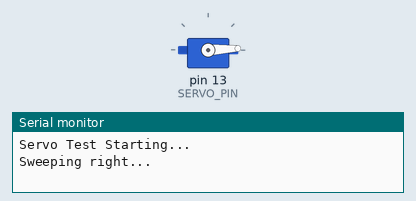
This sketch was run on a simulated Arduino Uno, built with avr-gcc and run on an emulated ATmega328P. Parts: servo, the last lines printed to the serial monitor.

Above: at 0.05 s.
At 1.55 s:
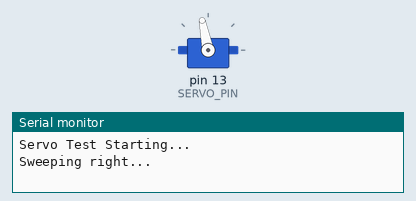
At 3.1 s:
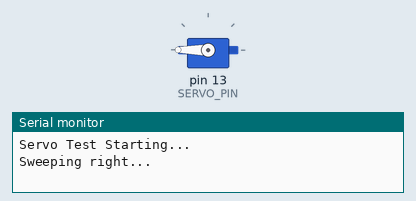
At 6.15 s:
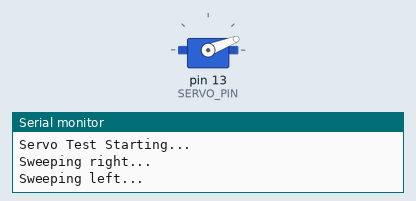
Timing chart, 0 to 9.7 s (numbered marks = the images above):
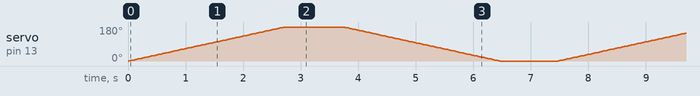

The sketch:

ServoTest.ino
```cpp
#include <Servo.h>

#define SERVO_PIN 13

Servo myservo;  // Create servo object
int pos = 0;    // Variable to store the servo position

void setup() {
  myservo.attach(SERVO_PIN);  // Attaches the servo to pin 13
  Serial.begin(9600);
  Serial.println("Servo Test Starting...");
}

void loop() {
  // Sweep from 0 to 180 degrees
  Serial.println("Sweeping right...");
  for (pos = 0; pos <= 180; pos += 1) {
    myservo.write(pos);
    delay(15);
  }
  delay(1000);  // Wait at right position

  // Sweep from 180 to 0 degrees
  Serial.println("Sweeping left...");
  for (pos = 180; pos >= 0; pos -= 1) {
    myservo.write(pos);
    delay(15);
  }
  delay(1000);  // Wait at left position
}
```
